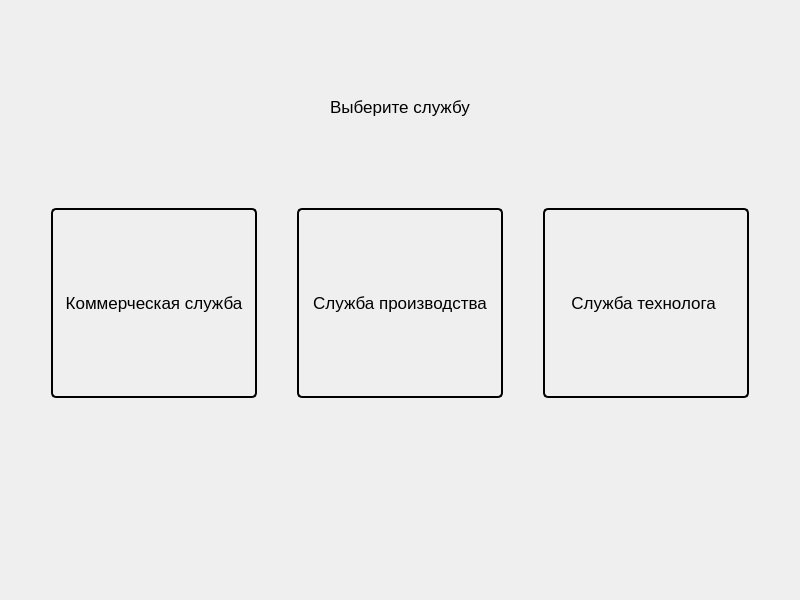
<?xml version="1.0" encoding="UTF-8"?>
<ui version="4.0">
 <class>login</class>
 <widget class="QWidget" name="login">
  <property name="geometry">
   <rect>
    <x>0</x>
    <y>0</y>
    <width>800</width>
    <height>600</height>
   </rect>
  </property>
  <property name="windowTitle">
   <string>Form</string>
  </property>
  <property name="styleSheet">
   <string notr="true">*
{
	font: 13pt;
}

QPushButton
{
	color: rgb(0, 0, 0);
	border: 2px solid rgb(0, 0, 0);
	border-radius: 5px;
}

QPushButton:hover, QPushButton:focus
{
	outline: none;
	border: 2px solid rgb(255, 126, 34);
}</string>
  </property>
  <layout class="QVBoxLayout" name="verticalLayout">
   <item>
    <widget class="QLabel" name="mainLayoutLabel">
     <property name="sizePolicy">
      <sizepolicy hsizetype="Preferred" vsizetype="Expanding">
       <horstretch>0</horstretch>
       <verstretch>0</verstretch>
      </sizepolicy>
     </property>
     <property name="text">
      <string>Выберите службу</string>
     </property>
     <property name="alignment">
      <set>Qt::AlignmentFlag::AlignCenter</set>
     </property>
    </widget>
   </item>
   <item>
    <layout class="QHBoxLayout" name="buttonsLayout_2">
     <property name="spacing">
      <number>0</number>
     </property>
     <item>
      <spacer name="buttonsLayoutHorizontalSpacer_5">
       <property name="orientation">
        <enum>Qt::Orientation::Horizontal</enum>
       </property>
       <property name="sizeType">
        <enum>QSizePolicy::Policy::Preferred</enum>
       </property>
       <property name="sizeHint" stdset="0">
        <size>
         <width>40</width>
         <height>20</height>
        </size>
       </property>
      </spacer>
     </item>
     <item>
      <layout class="QVBoxLayout" name="firstCaseLayout">
       <property name="spacing">
        <number>0</number>
       </property>
       <item>
        <widget class="QPushButton" name="firstCaseLayoutPushButton">
         <property name="sizePolicy">
          <sizepolicy hsizetype="Expanding" vsizetype="Expanding">
           <horstretch>0</horstretch>
           <verstretch>0</verstretch>
          </sizepolicy>
         </property>
         <property name="cursor">
          <cursorShape>PointingHandCursor</cursorShape>
         </property>
         <property name="text">
          <string>Коммерческая служба</string>
         </property>
        </widget>
       </item>
      </layout>
     </item>
     <item>
      <spacer name="buttonsLayoutHorizontalSpacer_6">
       <property name="orientation">
        <enum>Qt::Orientation::Horizontal</enum>
       </property>
       <property name="sizeType">
        <enum>QSizePolicy::Policy::Preferred</enum>
       </property>
       <property name="sizeHint" stdset="0">
        <size>
         <width>40</width>
         <height>20</height>
        </size>
       </property>
      </spacer>
     </item>
     <item>
      <layout class="QVBoxLayout" name="secondCaseLayout">
       <property name="spacing">
        <number>0</number>
       </property>
       <item>
        <widget class="QPushButton" name="secondCasePushButton">
         <property name="sizePolicy">
          <sizepolicy hsizetype="Expanding" vsizetype="Expanding">
           <horstretch>0</horstretch>
           <verstretch>0</verstretch>
          </sizepolicy>
         </property>
         <property name="cursor">
          <cursorShape>PointingHandCursor</cursorShape>
         </property>
         <property name="text">
          <string>Служба производства</string>
         </property>
        </widget>
       </item>
      </layout>
     </item>
     <item>
      <spacer name="buttonsLayoutHorizontalSpacer_7">
       <property name="orientation">
        <enum>Qt::Orientation::Horizontal</enum>
       </property>
       <property name="sizeType">
        <enum>QSizePolicy::Policy::Preferred</enum>
       </property>
       <property name="sizeHint" stdset="0">
        <size>
         <width>40</width>
         <height>20</height>
        </size>
       </property>
      </spacer>
     </item>
     <item>
      <layout class="QVBoxLayout" name="thirdCaseLayout">
       <property name="spacing">
        <number>0</number>
       </property>
       <item>
        <widget class="QPushButton" name="thirdCasePushButton">
         <property name="sizePolicy">
          <sizepolicy hsizetype="Expanding" vsizetype="Expanding">
           <horstretch>0</horstretch>
           <verstretch>0</verstretch>
          </sizepolicy>
         </property>
         <property name="cursor">
          <cursorShape>PointingHandCursor</cursorShape>
         </property>
         <property name="styleSheet">
          <string notr="true"/>
         </property>
         <property name="text">
          <string>Служба технолога </string>
         </property>
        </widget>
       </item>
      </layout>
     </item>
     <item>
      <spacer name="buttonsLayoutHorizontalSpacer_8">
       <property name="orientation">
        <enum>Qt::Orientation::Horizontal</enum>
       </property>
       <property name="sizeType">
        <enum>QSizePolicy::Policy::Preferred</enum>
       </property>
       <property name="sizeHint" stdset="0">
        <size>
         <width>40</width>
         <height>20</height>
        </size>
       </property>
      </spacer>
     </item>
    </layout>
   </item>
   <item>
    <spacer name="mainLayoutVerticalSpacer_1">
     <property name="orientation">
      <enum>Qt::Orientation::Vertical</enum>
     </property>
     <property name="sizeType">
      <enum>QSizePolicy::Policy::Expanding</enum>
     </property>
     <property name="sizeHint" stdset="0">
      <size>
       <width>20</width>
       <height>187</height>
      </size>
     </property>
    </spacer>
   </item>
  </layout>
 </widget>
 <resources/>
 <connections/>
</ui>
